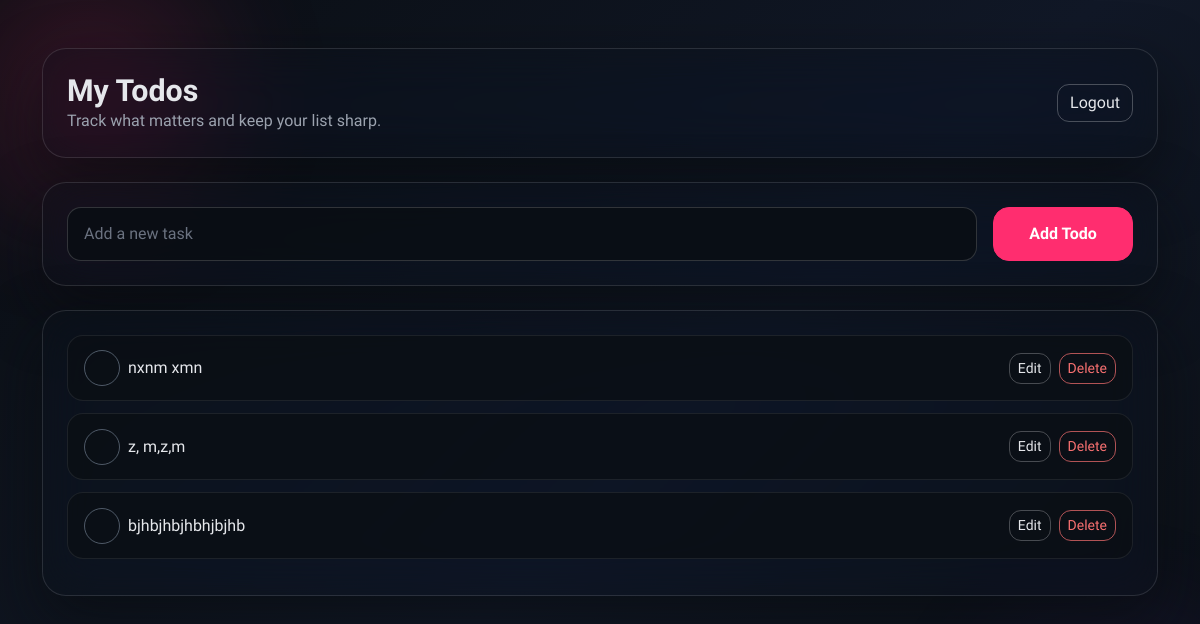
Page /dashboard (signed in) on the earlier database version.
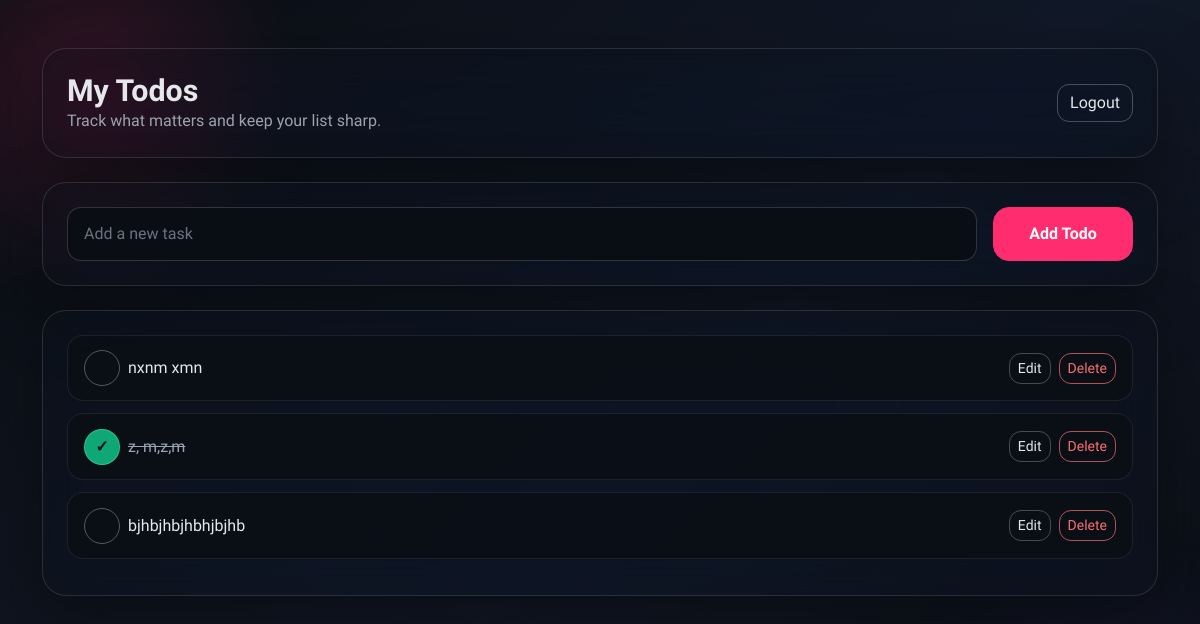
Same page on the later database version.
### models.py (models this page shows)
class Todo(db.Model):
    id = db.Column(db.Integer, primary_key=True)
    title = db.Column(db.String(255), nullable=False)
    is_complete = db.Column(db.Boolean, nullable=False, default=False)
    created_at = db.Column(db.DateTime, nullable=False, default=datetime.utcnow)
    user_id = db.Column(db.Integer, db.ForeignKey("user.id"), nullable=False, index=True)

### app.py (the view, shortened to what this page needs)
    @app.route("/dashboard", methods=["GET", "POST"])
    @login_required
    def dashboard():
        user_id = session.get("user_id")
        todos = Todo.query.filter_by(user_id=user_id).order_by(Todo.created_at.desc()).all()
        return render_template("dashboard.html", todos=todos)

### templates/dashboard.html (shortened to what this page needs)
<!DOCTYPE html>
<html lang="en">
<head>
    <link
        rel="stylesheet"
        href="https://cdn.jsdelivr.net/npm/bootstrap@5.3.3/dist/css/bootstrap.min.css"
    >
</head>
<body>
    <div class="page-wrap container py-5">
        <div class="glass-card p-4 mb-4">
            <div class="header-bar">
                <div>
                    <h1 class="header-title">My Todos</h1>
                    <p class="header-subtitle">Track what matters and keep your list sharp.</p>
                </div>
                <a href="{{ url_for('logout') }}" class="btn btn-outline-light">Logout</a>
            </div>
        </div>
        <div class="glass-card p-4 mb-4">
            <form method="post">
                <div class="d-flex flex-column flex-md-row gap-3 align-items-stretch">
                    <div class="flex-grow-1">
                        <input type="text" class="form-control" name="title" placeholder="Add a new task" required>
                    </div>
                    <div class="d-flex justify-content-md-end">
                        <button class="btn btn-primary add-btn" type="submit">Add Todo</button>
                    </div>
                </div>
            </form>
        </div>
        <div class="glass-card p-4">
            {% if todos %}
                <div class="mb-0">{%- for todo in todos -%}
                    <div class="todo-item">
                            <div class="d-flex flex-column flex-md-row justify-content-between align-items-md-center gap-3">
                                <div class="d-flex align-items-center gap-2">
                                    <form method="post" action="{{ url_for('toggle_todo', todo_id=todo.id) }}" class="d-inline">
                                        <button
                                            class="todo-toggle {% if todo.is_complete %}completed{% endif %}"
                                            type="submit"
                                            aria-label="{% if todo.is_complete %}Mark incomplete{% else %}Mark complete{% endif %}"
                                        >
                                            &#10003;
                                        </button>
                                    </form>
                                    <span class="todo-title {% if todo.is_complete %}completed{% endif %}">
                                        {{ todo.title }}
                                    </span>
                                </div>
                                <div class="d-flex gap-2">
                                    <button
                                        class="btn btn-sm btn-outline-light"
                                        type="button"
                                        data-bs-toggle="modal"
                                        data-bs-target="#editModal-{{ todo.id }}"
                                    >
                                        Edit
                                    </button>
                                    <form method="post" action="{{ url_for('delete_todo', todo_id=todo.id) }}">
                                        <button class="btn btn-sm btn-outline-danger" type="submit">Delete</button>
                                    </form>
                                </div>
                            </div>
                        </div>
                    {%- endfor -%}</div>
            {% else %}
                <p class="header-subtitle mb-0">No todos yet. Add one above!</p>
            {% endif %}
        </div>
    </div>
</body>
</html>

### templates/dashboard.html (style rules this page uses)
:root { --ink: #e5e7eb; --muted: #9ca3af; --primary: #ff2d6f; --primary-soft: #ff5c8a; --surface: rgba(15, 19, 25, 0.45); --border: rgba(255, 255, 255, 0.12); --bg-grad: linear-gradient(135deg, #0b0f14 0%, #111827 55%, #0b0f14 100%); }
body { font-family: "Sora", "Segoe UI", sans-serif; background: var(--bg-grad); color: var(--ink); min-height: 100vh; position: relative; overflow-x: hidden; }
body::before, body::after { content: ""; position: fixed; width: 420px; height: 420px; filter: blur(60px); opacity: 0.45; z-index: 0; }
body::before { top: -120px; left: -120px; background: radial-gradient(circle, rgba(255, 45, 111, 0.55), transparent 60%); }
body::after { bottom: -160px; right: -120px; background: radial-gradient(circle, rgba(124, 58, 237, 0.45), transparent 60%); }
.page-wrap { position: relative; z-index: 1; }
.glass-card { background: var(--surface); border: 1px solid var(--border); -webkit-backdrop-filter: blur(24px) saturate(160%); backdrop-filter: blur(24px) saturate(160%); border-radius: 24px; box-shadow: 0 24px 60px rgba(8, 10, 14, 0.65); }
.header-bar { display: flex; flex-direction: column; gap: 0.75rem; }
@media (min-width: 768px) { .header-bar { flex-direction: row; align-items: center; justify-content: space-between; } }
.header-title { font-size: 1.9rem; font-weight: 700; margin: 0; }
.header-subtitle { color: var(--muted); margin: 0; }
.form-control { border-radius: 14px; border: 1px solid rgba(255, 255, 255, 0.16); padding: 0.85rem 1rem; background: rgba(11, 15, 20, 0.9); color: var(--ink); }
.form-control::placeholder { color: #6b7280; }
.btn-primary { background: var(--primary); border-color: var(--primary); border-radius: 16px; padding: 0.85rem 1rem; font-weight: 600; }
.btn-outline-light { border-radius: 12px; color: var(--ink); border-color: rgba(255, 255, 255, 0.25); }
.btn-outline-danger { border-radius: 12px; color: #f87171; border-color: rgba(248, 113, 113, 0.7); }
.add-btn { width: 140px; max-width: 100%; }
.todo-item { background: rgba(11, 15, 20, 0.8); border: 1px solid rgba(255, 255, 255, 0.08); border-radius: 16px; padding: 0.9rem 1rem; margin-bottom: 0.75rem; }
.todo-title { color: var(--ink); }
.todo-title.completed { color: #9aa3b2; text-decoration: line-through; }
.todo-toggle { width: 36px; height: 36px; border-radius: 50%; border: 1px solid rgba(148, 163, 184, 0.5); background: transparent; color: transparent; display: inline-flex; align-items: center; justify-content: center; font-weight: 700; transition: all 0.2s ease; }
.todo-toggle.completed { border-color: rgba(52, 211, 153, 0.7); background: rgba(16, 185, 129, 0.9); color: #0b0f14; }

Differences in the rows shown:
changed Todo (number 2 of 3 on the later page): now shows "✓"
